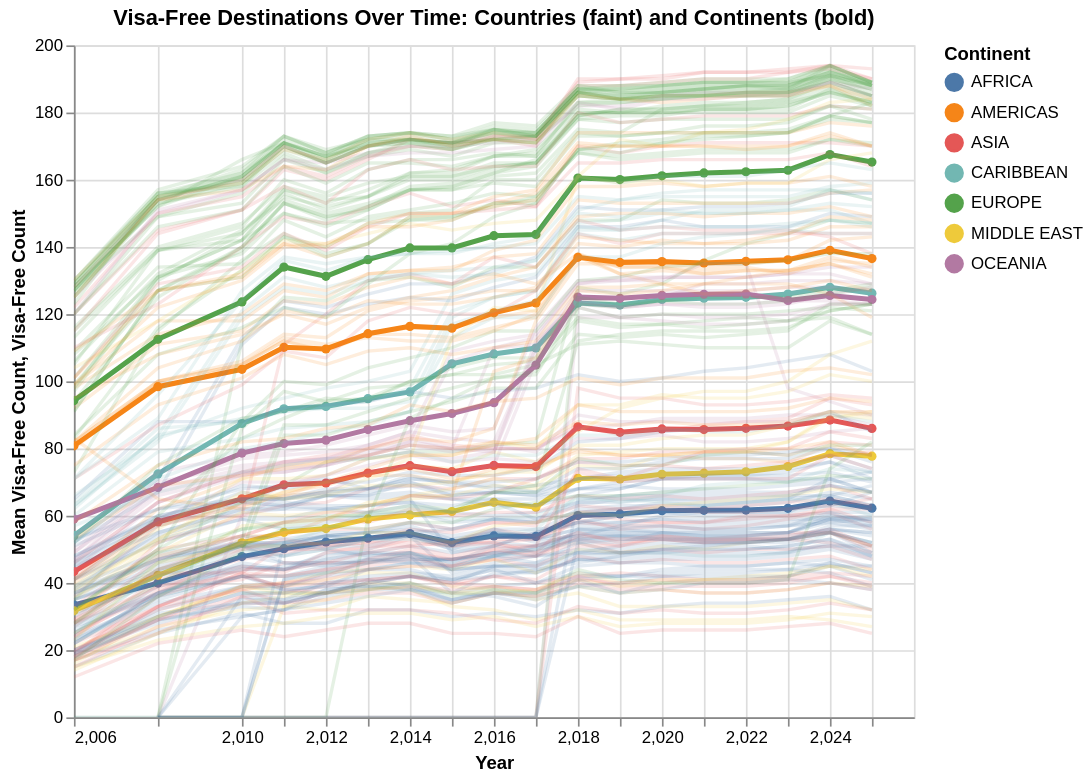

Source (notebook cell):
### Markdown cell above
# Q3: What was the impact of COVID-19 on visa-free mobility?

## Understanding the question
To know the effect covid had in the mobility, we require temporal information that is not provided in the original dataset. country_lists dataset has the latest visa information while rank_by_year does not provide the arrival information of each country, only the exits.

I was not eable to find the infromation to complete the dataset with arrivals on different years in the official page https://www.henleyglobal.com/passport-index/ranking so I just analyzed the destinies of each country.


## My Approach
For this chart, I visualized visa-free mobility over time by plotting country-level lines (transparent) and continent-level mean lines (bold) using Altair. I was expecting to see a shared pattern (lots of lines in descending direction) on the covid pandemic but it is not the case even though it shows that, in those years, it did not grow in the same speed as before. Parallel charts are useful to see this patterns and do not have that much visual noise like point charts connected with lines. To improve intuitivity over what we are seeing, I added the mean of each continent to see the overall flow.

The colors are the same as the rest of charts.

### Code cell
import altair as alt
import pandas as pd

df = country_lists.copy()

# Melt visa_free_count columns for all years
visa_free_count = df.melt(
    id_vars=['country', 'region'],
    value_vars=[col for col in df.columns if col.startswith('year_visa_free_count_')],
    var_name='year',
    value_name='visa_free_count'
)
visa_free_count['year'] = visa_free_count['year'].str.replace('year_visa_free_count_', '').astype(int)

# remove unwanted years
visa_free_count = visa_free_count[~visa_free_count['year'].isin([2007, 2009])]

all_years = sorted(visa_free_count['year'].unique())

# Mean per region(continent lines)
mean_per_region = visa_free_count.groupby(['region', 'year'])['visa_free_count'].mean().reset_index()

base = alt.Chart().encode(
    x=alt.X('year:O', title='Year', axis=alt.Axis(values=all_years))
)

parallel_chart = alt.Chart(visa_free_count).mark_line(opacity=0.15).encode(
    x=alt.X('year:Q', title='Year', axis=alt.Axis(values=all_years)),
    y=alt.Y('visa_free_count:Q', title='Visa-Free Count'),
    color=continent_color,
    detail='country:N',
    tooltip=['country', 'region', 'year', 'visa_free_count']
).properties(
    width=700,
    height=400
)

continent_chart = alt.Chart(mean_per_region).mark_line(point=True, size=3, opacity=1).encode(
    x=alt.X('year:Q', title='Year', axis=alt.Axis(values=all_years)),
    y=alt.Y('visa_free_count:Q', title='Mean Visa-Free Count'),
    color=continent_color,
    tooltip=['region', 'year', 'visa_free_count']
).properties(
    width=700,
    height=400
)

q3 = alt.layer(continent_chart, parallel_chart, ).resolve_scale(
    x='shared',
    y='shared'
).properties(
    title='Visa-Free Destinations Over Time: Countries (faint) and Continents (bold)',
    width=500,
    height=400
).interactive()

q3

### Figure 1 — Vega-Lite specification as saved in the notebook (floating-point values rounded to 4 significant figures; data arrays with more than 128 entries replaced by an {"elided": "..."} marker saying what was removed)
{"config": {"view": {"continuousWidth": 300, "continuousHeight": 300}}, "layer": [{"data": {"name": "data-141844f4d74e8434f52d174dc50b7399"}, "mark": {"type": "line", "opacity": 1, "point": true, "size": 3}, "encoding": {"color": {"field": "region", "title": "Continent", "type": "nominal"}, "tooltip": [{"field": "region", "type": "nominal"}, {"field": "year", "type": "quantitative"}, {"field": "visa_free_count", "type": "quantitative"}], "x": {"axis": {"values": [2006.0, 2008.0, 2010.0, 2011.0, 2012.0, 2013.0, 2014.0, 2015.0, 2016.0, 2017.0, 2018.0, 2019.0, 2020.0, 2021.0, 2022.0, 2023.0, 2024.0, 2025.0]}, "field": "year", "title": "Year", "type": "quantitative"}, "y": {"field": "visa_free_count", "title": "Mean Visa-Free Count", "type": "quantitative"}}, "name": "view_38"}, {"data": {"name": "data-d6a22f9680d733dd56e7ea91c90aadd1"}, "mark": {"type": "line", "opacity": 0.15}, "encoding": {"color": {"field": "region", "title": "Continent", "type": "nominal"}, "detail": {"field": "country", "type": "nominal"}, "tooltip": [{"field": "country", "type": "nominal"}, {"field": "region", "type": "nominal"}, {"field": "year", "type": "quantitative"}, {"field": "visa_free_count", "type": "quantitative"}], "x": {"axis": {"values": [2006.0, 2008.0, 2010.0, 2011.0, 2012.0, 2013.0, 2014.0, 2015.0, 2016.0, 2017.0, 2018.0, 2019.0, 2020.0, 2021.0, 2022.0, 2023.0, 2024.0, 2025.0]}, "field": "year", "title": "Year", "type": "quantitative"}, "y": {"field": "visa_free_count", "title": "Visa-Free Count", "type": "quantitative"}}}], "height": 400, "params": [{"name": "param_41", "select": {"type": "interval", "encodings": ["x", "y"]}, "bind": "scales", "views": ["view_38"]}], "resolve": {"scale": {"x": "shared", "y": "shared"}}, "title": "Visa-Free Destinations Over Time: Countries (faint) and Continents (bold)", "width": 500, "$schema": "https://vega.github.io/schema/vega-lite/v5.20.1.json", "datasets": {"data-141844f4d74e8434f52d174dc50b7399": [{"region": "AFRICA", "year": 2006, "visa_free_count": 33.46}, {"region": "AFRICA", "year": 2008, "visa_free_count": 39.96}, {"region": "AFRICA", "year": 2010, "visa_free_count": 47.85}, {"region": "AFRICA", "year": 2011, "visa_free_count": 50.2}, {"region": "AFRICA", "year": 2012, "visa_free_count": 52.19}, {"region": "AFRICA", "year": 2013, "visa_free_count": 53.33}, {"region": "AFRICA", "year": 2014, "visa_free_count": 54.7}, {"region": "AFRICA", "year": 2015, "visa_free_count": 52.04}, {"region": "AFRICA", "year": 2016, "visa_free_count": 54.0}, {"region": "AFRICA", "year": 2017, "visa_free_count": 53.85}, {"region": "AFRICA", "year": 2018, "visa_free_count": 60.06}, {"region": "AFRICA", "year": 2019, "visa_free_count": 60.54}, {"region": "AFRICA", "year": 2020, "visa_free_count": 61.52}, {"region": "AFRICA", "year": 2021, "visa_free_count": 61.63}, {"region": "AFRICA", "year": 2022, "visa_free_count": 61.69}, {"region": "AFRICA", "year": 2023, "visa_free_count": 62.2}, {"region": "AFRICA", "year": 2024, "visa_free_count": 64.39}, {"region": "AFRICA", "year": 2025, "visa_free_count": 62.26}, {"region": "AMERICAS", "year": 2006, "visa_free_count": 80.82}, {"region": "AMERICAS", "year": 2008, "visa_free_count": 98.41}, {"region": "AMERICAS", "year": 2010, "visa_free_count": 103.6}, {"region": "AMERICAS", "year": 2011, "visa_free_count": 110.1}, {"region": "AMERICAS", "year": 2012, "visa_free_count": 109.6}, {"region": "AMERICAS", "year": 2013, "visa_free_count": 114.2}, {"region": "AMERICAS", "year": 2014, "visa_free_count": 116.4}, {"region": "AMERICAS", "year": 2015, "visa_free_count": 115.8}, {"region": "AMERICAS", "year": 2016, "visa_free_count": 120.4}, {"region": "AMERICAS", "year": 2017, "visa_free_count": 123.3}, {"region": "AMERICAS", "year": 2018, "visa_free_count": 136.9}, {"region": "AMERICAS", "year": 2019, "visa_free_count": 135.4}, {"region": "AMERICAS", "year": 2020, "visa_free_count": 135.6}, {"region": "AMERICAS", "year": 2021, "visa_free_count": 135.2}, {"region": "AMERICAS", "year": 2022, "visa_free_count": 135.7}, {"region": "AMERICAS", "year": 2023, "visa_free_count": 136.2}, {"region": "AMERICAS", "year": 2024, "visa_free_count": 139.0}, {"region": "AMERICAS", "year": 2025, "visa_free_count": 136.5}, {"region": "ASIA", "year": 2006, "visa_free_count": 43.39}, {"region": "ASIA", "year": 2008, "visa_free_count": 58.16}, {"region": "ASIA", "year": 2010, "visa_free_count": 65.03}, {"region": "ASIA", "year": 2011, "visa_free_count": 69.22}, {"region": "ASIA", "year": 2012, "visa_free_count": 69.75}, {"region": "ASIA", "year": 2013, "visa_free_count": 72.72}, {"region": "ASIA", "year": 2014, "visa_free_count": 74.91}, {"region": "ASIA", "year": 2015, "visa_free_count": 73.12}, {"region": "ASIA", "year": 2016, "visa_free_count": 74.97}, {"region": "ASIA", "year": 2017, "visa_free_count": 74.62}, {"region": "ASIA", "year": 2018, "visa_free_count": 86.47}, {"region": "ASIA", "year": 2019, "visa_free_count": 84.84}, {"region": "ASIA", "year": 2020, "visa_free_count": 85.84}, {"region": "ASIA", "year": 2021, "visa_free_count": 85.66}, {"region": "ASIA", "year": 2022, "visa_free_count": 86.03}, {"region": "ASIA", "year": 2023, "visa_free_count": 86.69}, {"region": "ASIA", "year": 2024, "visa_free_count": 88.47}, {"region": "ASIA", "year": 2025, "visa_free_count": 86.0}, {"region": "CARIBBEAN", "year": 2006, "visa_free_count": 54.08}, {"region": "CARIBBEAN", "year": 2008, "visa_free_count": 72.46}, {"region": "CARIBBEAN", "year": 2010, "visa_free_count": 87.46}, {"region": "CARIBBEAN", "year": 2011, "visa_free_count": 91.85}, {"region": "CARIBBEAN", "year": 2012, "visa_free_count": 92.54}, {"region": "CARIBBEAN", "year": 2013, "visa_free_count": 94.85}, {"region": "CARIBBEAN", "year": 2014, "visa_free_count": 96.85}, {"region": "CARIBBEAN", "year": 2015, "visa_free_count": 105.2}, {"region": "CARIBBEAN", "year": 2016, "visa_free_count": 108.2}, {"region": "CARIBBEAN", "year": 2017, "visa_free_count": 109.9}, {"region": "CARIBBEAN", "year": 2018, "visa_free_count": 123.3}, {"region": "CARIBBEAN", "year": 2019, "visa_free_count": 122.7}, {"region": "CARIBBEAN", "year": 2020, "visa_free_count": 124.4}, {"region": "CARIBBEAN", "year": 2021, "visa_free_count": 124.8}, {"region": "CARIBBEAN", "year": 2022, "visa_free_count": 125.0}, {"region": "CARIBBEAN", "year": 2023, "visa_free_count": 126.0}, {"region": "CARIBBEAN", "year": 2024, "visa_free_count": 128.0}, {"region": "CARIBBEAN", "year": 2025, "visa_free_count": 126.2}, {"region": "EUROPE", "year": 2006, "visa_free_count": 94.27}, {"region": "EUROPE", "year": 2008, "visa_free_count": 112.5}, {"region": "EUROPE", "year": 2010, "visa_free_count": 123.7}, {"region": "EUROPE", "year": 2011, "visa_free_count": 134.0}, {"region": "EUROPE", "year": 2012, "visa_free_count": 131.3}, {"region": "EUROPE", "year": 2013, "visa_free_count": 136.2}, {"region": "EUROPE", "year": 2014, "visa_free_count": 139.7}, {"region": "EUROPE", "year": 2015, "visa_free_count": 139.7}, {"region": "EUROPE", "year": 2016, "visa_free_count": 143.3}, {"region": "EUROPE", "year": 2017, "visa_free_count": 143.7}, {"region": "EUROPE", "year": 2018, "visa_free_count": 160.5}, {"region": "EUROPE", "year": 2019, "visa_free_count": 160.1}, {"region": "EUROPE", "year": 2020, "visa_free_count": 161.2}, {"region": "EUROPE", "year": 2021, "visa_free_count": 162.0}, {"region": "EUROPE", "year": 2022, "visa_free_count": 162.4}, {"region": "EUROPE", "year": 2023, "visa_free_count": 162.8}, {"region": "EUROPE", "year": 2024, "visa_free_count": 167.5}, {"region": "EUROPE", "year": 2025, "visa_free_count": 165.3}, {"region": "MIDDLE EAST", "year": 2006, "visa_free_count": 31.71}, {"region": "MIDDLE EAST", "year": 2008, "visa_free_count": 42.27}, {"region": "MIDDLE EAST", "year": 2010, "visa_free_count": 51.93}, {"region": "MIDDLE EAST", "year": 2011, "visa_free_count": 55.07}, {"region": "MIDDLE EAST", "year": 2012, "visa_free_count": 56.2}, {"region": "MIDDLE EAST", "year": 2013, "visa_free_count": 59.07}, {"region": "MIDDLE EAST", "year": 2014, "visa_free_count": 60.2}, {"region": "MIDDLE EAST", "year": 2015, "visa_free_count": 61.27}, {"region": "MIDDLE EAST", "year": 2016, "visa_free_count": 64.0}, {"region": "MIDDLE EAST", "year": 2017, "visa_free_count": 62.53}, {"region": "MIDDLE EAST", "year": 2018, "visa_free_count": 71.13}, {"region": "MIDDLE EAST", "year": 2019, "visa_free_count": 70.93}, {"region": "MIDDLE EAST", "year": 2020, "visa_free_count": 72.33}, {"region": "MIDDLE EAST", "year": 2021, "visa_free_count": 72.67}, {"region": "MIDDLE EAST", "year": 2022, "visa_free_count": 73.07}, {"region": "MIDDLE EAST", "year": 2023, "visa_free_count": 74.67}, {"region": "MIDDLE EAST", "year": 2024, "visa_free_count": 78.47}, {"region": "MIDDLE EAST", "year": 2025, "visa_free_count": 77.73}, {"region": "OCEANIA", "year": 2006, "visa_free_count": 59.0}, {"region": "OCEANIA", "year": 2008, "visa_free_count": 68.43}, {"region": "OCEANIA", "year": 2010, "visa_free_count": 78.64}, {"region": "OCEANIA", "year": 2011, "visa_free_count": 81.5}, {"region": "OCEANIA", "year": 2012, "visa_free_count": 82.5}, {"region": "OCEANIA", "year": 2013, "visa_free_count": 85.64}, {"region": "OCEANIA", "year": 2014, "visa_free_count": 88.29}, {"region": "OCEANIA", "year": 2015, "visa_free_count": 90.43}, {"region": "OCEANIA", "year": 2016, "visa_free_count": 93.64}, {"region": "OCEANIA", "year": 2017, "visa_free_count": 104.9}, {"region": "OCEANIA", "year": 2018, "visa_free_count": 125.1}, {"region": "OCEANIA", "year": 2019, "visa_free_count": 124.7}, {"region": "OCEANIA", "year": 2020, "visa_free_count": 125.6}, {"region": "OCEANIA", "year": 2021, "visa_free_count": 125.9}, {"region": "OCEANIA", "year": 2022, "visa_free_count": 126.0}, {"region": "OCEANIA", "year": 2023, "visa_free_count": 124.1}, {"region": "OCEANIA", "year": 2024, "visa_free_count": 125.6}, {"region": "OCEANIA", "year": 2025, "visa_free_count": 124.4}], "data-d6a22f9680d733dd56e7ea91c90aadd1": {"elided": "3582 records"}}}
